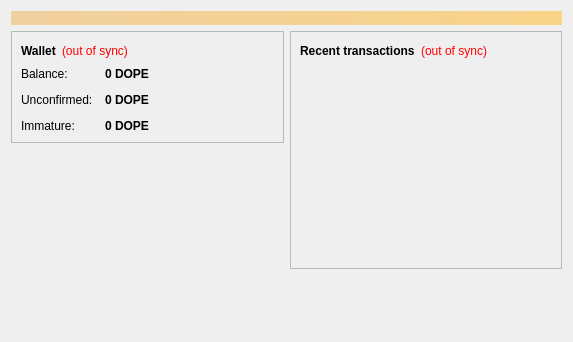
<?xml version="1.0" encoding="UTF-8"?>
<ui version="4.0">
 <class>OverviewPage</class>
 <widget class="QWidget" name="OverviewPage">
  <property name="geometry">
   <rect>
    <x>0</x>
    <y>0</y>
    <width>573</width>
    <height>342</height>
   </rect>
  </property>
  <property name="windowTitle">
   <string>Form</string>
  </property>
  <layout class="QVBoxLayout" name="topLayout">
   <item>
    <widget class="QLabel" name="labelAlerts">
     <property name="visible">
      <bool>false</bool>
     </property>
     <property name="styleSheet">
      <string notr="true">background-color: qlineargradient(x1: 0, y1: 0, x2: 1, y2: 0, stop:0 #F0D0A0, stop:1 #F8D488); color:#000000;</string>
     </property>
     <property name="wordWrap">
      <bool>true</bool>
     </property>
     <property name="margin">
      <number>3</number>
     </property>
    </widget>
   </item>
   <item>
    <layout class="QHBoxLayout" name="horizontalLayout" stretch="1,1">
     <item>
      <layout class="QVBoxLayout" name="verticalLayout_2">
       <item>
        <widget class="QFrame" name="frame">
         <property name="frameShape">
          <enum>QFrame::StyledPanel</enum>
         </property>
         <property name="frameShadow">
          <enum>QFrame::Raised</enum>
         </property>
         <layout class="QVBoxLayout" name="verticalLayout_4">
          <item>
           <layout class="QHBoxLayout" name="horizontalLayout_4">
            <item>
             <widget class="QLabel" name="label_5">
              <property name="font">
               <font>
                <weight>75</weight>
                <bold>true</bold>
               </font>
              </property>
              <property name="text">
               <string>Wallet</string>
              </property>
             </widget>
            </item>
            <item>
             <widget class="QLabel" name="labelWalletStatus">
              <property name="toolTip">
               <string>The displayed information may be out of date. Your wallet automatically synchronizes with the Dopecoin network after a connection is established, but this process has not completed yet.</string>
              </property>
              <property name="styleSheet">
               <string notr="true">QLabel { color: red; }</string>
              </property>
              <property name="text">
               <string notr="true">(out of sync)</string>
              </property>
              <property name="alignment">
               <set>Qt::AlignLeading|Qt::AlignLeft|Qt::AlignVCenter</set>
              </property>
             </widget>
            </item>
            <item>
             <spacer name="horizontalSpacer_2">
              <property name="orientation">
               <enum>Qt::Horizontal</enum>
              </property>
              <property name="sizeHint" stdset="0">
               <size>
                <width>40</width>
                <height>20</height>
               </size>
              </property>
             </spacer>
            </item>
           </layout>
          </item>
          <item>
           <layout class="QFormLayout" name="formLayout_2">
            <property name="fieldGrowthPolicy">
             <enum>QFormLayout::AllNonFixedFieldsGrow</enum>
            </property>
            <property name="horizontalSpacing">
             <number>12</number>
            </property>
            <property name="verticalSpacing">
             <number>12</number>
            </property>
            <item row="0" column="0">
             <widget class="QLabel" name="label">
              <property name="text">
               <string>Balance:</string>
              </property>
             </widget>
            </item>
            <item row="0" column="1">
             <widget class="QLabel" name="labelBalance">
              <property name="font">
               <font>
                <weight>75</weight>
                <bold>true</bold>
               </font>
              </property>
              <property name="cursor">
               <cursorShape>IBeamCursor</cursorShape>
              </property>
              <property name="toolTip">
               <string>Your current balance</string>
              </property>
              <property name="text">
               <string notr="true">0 DOPE</string>
              </property>
              <property name="textInteractionFlags">
               <set>Qt::LinksAccessibleByMouse|Qt::TextSelectableByKeyboard|Qt::TextSelectableByMouse</set>
              </property>
             </widget>
            </item>
            <item row="1" column="0">
             <widget class="QLabel" name="label_3">
              <property name="text">
               <string>Unconfirmed:</string>
              </property>
             </widget>
            </item>
            <item row="1" column="1">
             <widget class="QLabel" name="labelUnconfirmed">
              <property name="font">
               <font>
                <weight>75</weight>
                <bold>true</bold>
               </font>
              </property>
              <property name="cursor">
               <cursorShape>IBeamCursor</cursorShape>
              </property>
              <property name="toolTip">
               <string>Total of transactions that have yet to be confirmed, and do not yet count toward the current balance</string>
              </property>
              <property name="text">
               <string notr="true">0 DOPE</string>
              </property>
              <property name="textInteractionFlags">
               <set>Qt::LinksAccessibleByMouse|Qt::TextSelectableByKeyboard|Qt::TextSelectableByMouse</set>
              </property>
             </widget>
            </item>
            <item row="2" column="0">
             <widget class="QLabel" name="labelImmatureText">
              <property name="text">
               <string>Immature:</string>
              </property>
             </widget>
            </item>
            <item row="2" column="1">
             <widget class="QLabel" name="labelImmature">
              <property name="font">
               <font>
                <weight>75</weight>
                <bold>true</bold>
               </font>
              </property>
              <property name="toolTip">
               <string>Mined balance that has not yet matured</string>
              </property>
              <property name="text">
               <string notr="true">0 DOPE</string>
              </property>
              <property name="textInteractionFlags">
               <set>Qt::LinksAccessibleByMouse|Qt::TextSelectableByKeyboard|Qt::TextSelectableByMouse</set>
              </property>
             </widget>
            </item>
           </layout>
          </item>
         </layout>
        </widget>
       </item>
       <item>
        <spacer name="verticalSpacer">
         <property name="orientation">
          <enum>Qt::Vertical</enum>
         </property>
         <property name="sizeHint" stdset="0">
          <size>
           <width>20</width>
           <height>40</height>
          </size>
         </property>
        </spacer>
       </item>
        <item>
         <widget class="QLabel" name="label_wallet_bgcoin">
          <property name="text">
           <string/>
          </property>
          <property name="pixmap">
           <pixmap resource="../bitcoin.qrc">:/images/wallet_bgcoin</pixmap>
          </property>
          <property name="scaledContents">
           <bool>false</bool>
          </property>
          <property name="alignment">
           <set>Qt::AlignCenter</set>
          </property>
          <property name="margin">
           <number>-2</number>
          </property>
         </widget>
        </item>
        <item>
         <widget class="QLabel" name="label_6">
          <property name="text">
           <string/>
          </property>
         </widget>
        </item>
      </layout>
     </item>
     <item>
      <layout class="QVBoxLayout" name="verticalLayout_3">
       <item>
        <widget class="QFrame" name="frame_2">
         <property name="frameShape">
          <enum>QFrame::StyledPanel</enum>
         </property>
         <property name="frameShadow">
          <enum>QFrame::Raised</enum>
         </property>
         <layout class="QVBoxLayout" name="verticalLayout">
          <item>
           <layout class="QHBoxLayout" name="horizontalLayout_2">
            <item>
             <widget class="QLabel" name="label_4">
              <property name="text">
               <string>&lt;b&gt;Recent transactions&lt;/b&gt;</string>
              </property>
             </widget>
            </item>
            <item>
             <widget class="QLabel" name="labelTransactionsStatus">
              <property name="toolTip">
               <string>The displayed information may be out of date. Your wallet automatically synchronizes with the Dopecoin network after a connection is established, but this process has not completed yet.</string>
              </property>
              <property name="styleSheet">
               <string notr="true">QLabel { color: red; }</string>
              </property>
              <property name="text">
               <string notr="true">(out of sync)</string>
              </property>
              <property name="alignment">
               <set>Qt::AlignRight|Qt::AlignTrailing|Qt::AlignVCenter</set>
              </property>
             </widget>
            </item>
            <item>
             <spacer name="horizontalSpacer">
              <property name="orientation">
               <enum>Qt::Horizontal</enum>
              </property>
              <property name="sizeHint" stdset="0">
               <size>
                <width>40</width>
                <height>20</height>
               </size>
              </property>
             </spacer>
            </item>
           </layout>
          </item>
          <item>
           <widget class="QListView" name="listTransactions">
            <property name="styleSheet">
             <string notr="true">QListView { background: transparent; }</string>
            </property>
            <property name="frameShape">
             <enum>QFrame::NoFrame</enum>
            </property>
            <property name="verticalScrollBarPolicy">
             <enum>Qt::ScrollBarAlwaysOff</enum>
            </property>
            <property name="horizontalScrollBarPolicy">
             <enum>Qt::ScrollBarAlwaysOff</enum>
            </property>
            <property name="selectionMode">
             <enum>QAbstractItemView::NoSelection</enum>
            </property>
           </widget>
          </item>
         </layout>
        </widget>
       </item>
       <item>
        <spacer name="verticalSpacer_2">
         <property name="orientation">
          <enum>Qt::Vertical</enum>
         </property>
         <property name="sizeHint" stdset="0">
          <size>
           <width>20</width>
           <height>40</height>
          </size>
         </property>
        </spacer>
       </item>
      </layout>
     </item>
    </layout>
   </item>
  </layout>
 </widget>
 <resources/>
 <connections/>
</ui>
